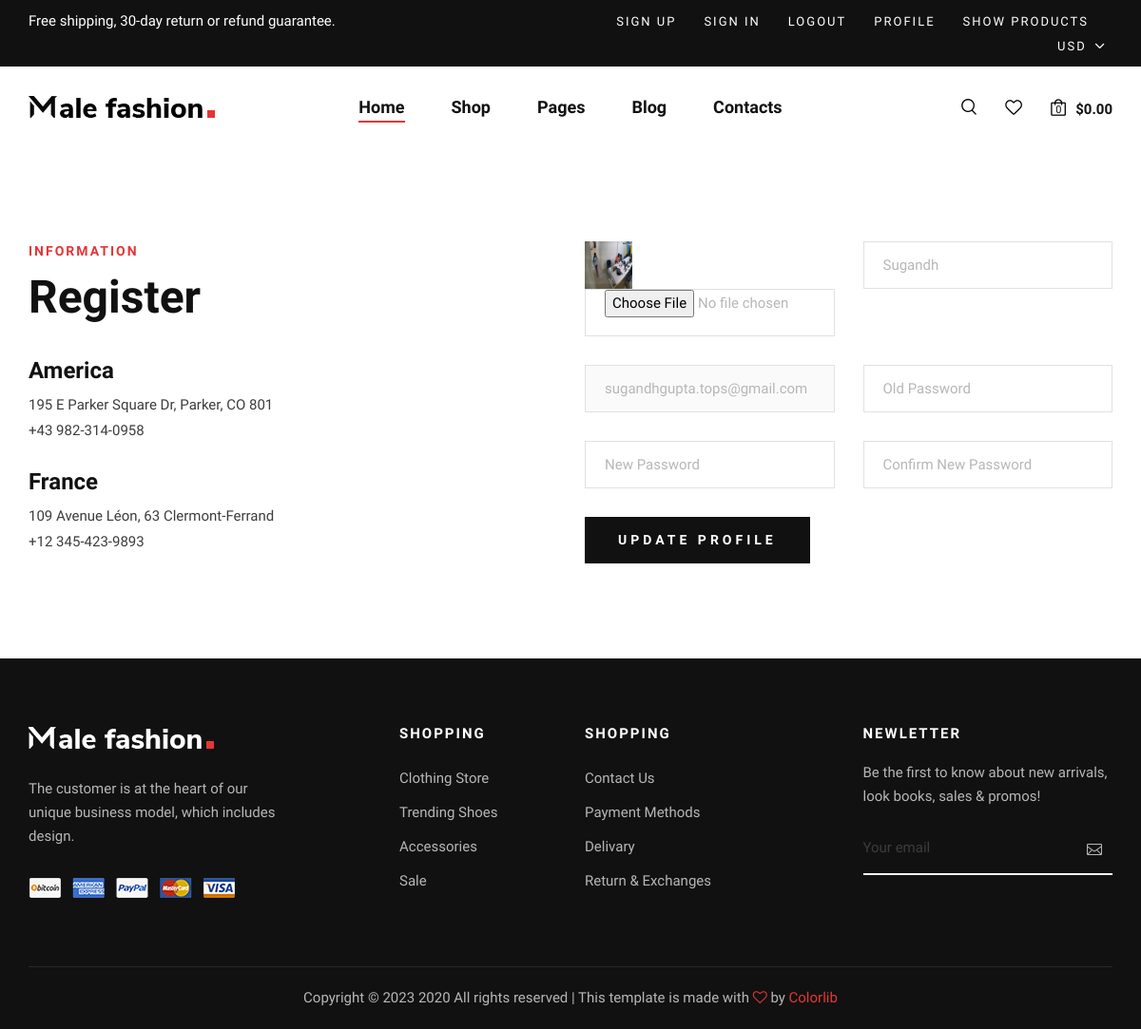
Page /profile/ (signed in) on the earlier database version.
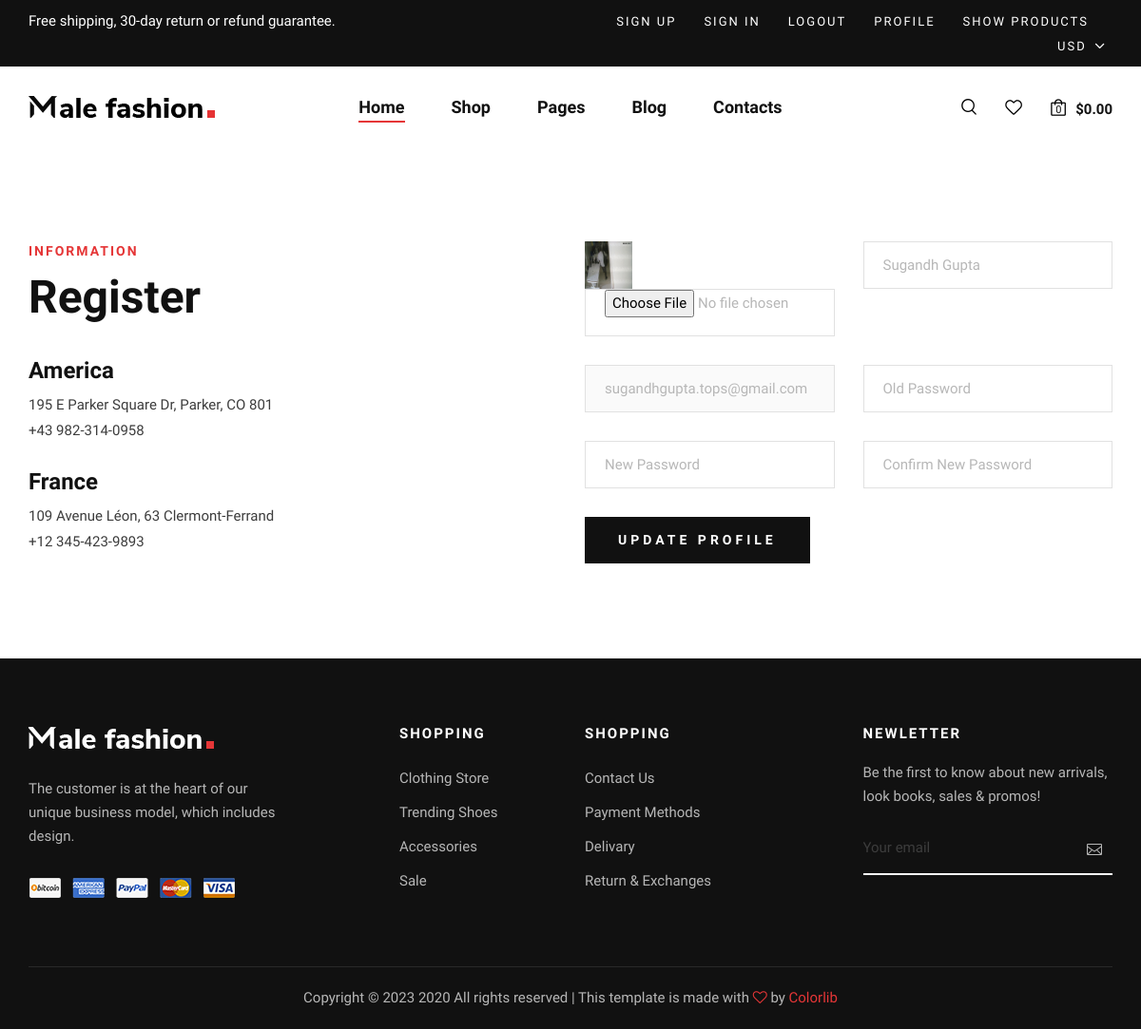
Same page on the later database version.
### app_buyer/models.py (models this page shows, shortened)
class User(models.Model):
    name=models.CharField(max_length=50)
    email=models.EmailField(unique=True)
    password=models.CharField(max_length=100)
    propic=models.FileField(upload_to="media/",default="anonymous.jpg")

### app_buyer/views.py (the view)
# urls.py: path('profile/', views.profile, name='profile'),
def profile(request):
    data=User.objects.get(email=request.session["email"])
    if request.method=="POST":
        try:
            image_val=request.FILES["propic"]
        except:
            image_val=data.propic
        if request.POST["oldpassword"]:
            if check_password(request.POST["oldpassword"],data.password):
                if request.POST["newpassword"]==request.POST["cnewpassword"]:
                    data.name=request.POST["name"]
                    data.password=make_password(request.POST["newpassword"])
                    data.propic=image_val
                    data.save()
                    return render(request,"profile.html",{"data":data,"msg":"Profile Update Succesfully"})
                else:
                    return render(request,"profile.html",{"data":data,"msg":"New PAsswrod and Confirm New Passwrod Not match"})
            else:
               return render(request,"profile.html",{"data":data,"msg":"Old Passwrod Nort Match"})
        else:
            data.name=request.POST["name"]
            data.propic=image_val
            data.save()
            return render(request,"profile.html",{"data":data,"msg":"Profile Update Succesfully"})
    else:
        data=User.objects.get(email=request.session["email"])
        return render(request,"profile.html",{"data":data})

### app_buyer/templates/profile.html (shortened to what this page needs)
{%extends 'header_footer.html'%}{% block content%}{% load static %}
<section class="contact spad">
  <div class="container">
    <div class="row">
      <div class="col-lg-6 col-md-6">
        <div class="contact__text">
          <div class="section-title">
            <span>Information</span>
            <h2>Register</h2>
          </div>
          <ul>
            <li>
              <h4>America</h4>
              <p>
                195 E Parker Square Dr, Parker, CO 801 <br />+43 982-314-0958
              </p>
            </li>
            <li>
              <h4>France</h4>
              <p>109 Avenue Léon, 63 Clermont-Ferrand <br />+12 345-423-9893</p>
            </li>
          </ul>
        </div>
      </div>
      <div class="col-lg-6 col-md-6">
        <div class="contact__form">
          <form
            action="{% url 'profile' %}"
            method="post"
            enctype="multipart/form-data"
          >
            <div class="row">
              <div class="col-lg-6">
                <img width="50px" height="50px" src="{{data.propic.url}}"
                name="propic/>
              </div>
              <div class="col-lg-6">
                <input
                  type="file"
                  placeholder="Select Iamge"
                  name="propic"
                />
              </div>
              <div class="col-lg-6">
                <input
                  type="text"
                  placeholder="Name"
                  name="name"
                  value="{{data.name}}"
                />
              </div>
              <div class="col-lg-6">
                <input
                  type="text"
                  placeholder="Email"
                  name="email"
                  disabled
                  value="{{data.email}}"
                />
              </div>
              <div class="col-lg-6">
                <input
                  type="password"
                  placeholder="Old Password"
                  name="oldpassword"
                />
              </div>
              <div class="col-lg-6">
                <input
                  type="password"
                  placeholder="New Password"
                  name="newpassword"
                />
              </div>
              <div class="col-lg-6">
                <input
                  type="password"
                  placeholder="Confirm New Password"
                  name="cnewpassword"
                />
              </div>
              <div class="col-lg-12">
                <button type="submit" class="site-btn">Update Profile</button>
              </div>
            </div>
          </form>
        </div>
      </div>
    </div>
  </div>
</section>
{%endblock%}

Differences in the rows shown:
changed User "sugandhgupta.tops@gmail.com": propic: a different picture; name "Sugandh" → "Sugandh Gupta"
